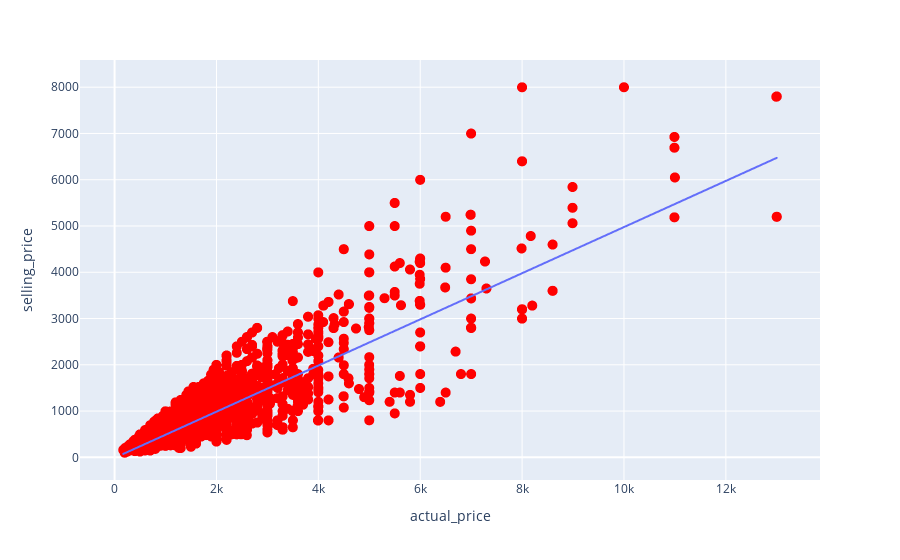

The code cell stored with this chart in its notebook:
### Code cell
fig=px.scatter(high_selling_price_df, y='selling_price',
       x= 'actual_price', hover_name='title', trendline='ols')
fig.update_traces(marker=dict(size=10,color='red'),
                   selector=dict(mode='markers'))

### Figure 1 — Plotly figure (JSON) as saved in the notebook; plotly's stock layout.template omitted (floating-point values rounded to 4 significant figures; data arrays with more than 128 entries replaced by an {"elided": "..."} marker saying what was removed)
{"data": [{"hovertemplate": "<b>%{hovertext}</b><br><br>actual_price=%{x}<br>selling_price=%{y}<extra></extra>", "hovertext": {"elided": "4579 str values"}, "legendgroup": "", "marker": {"color": "red", "size": 10, "symbol": "circle"}, "mode": "markers", "name": "", "showlegend": false, "type": "scattergl", "x": {"elided": "4579 int values"}, "xaxis": "x", "y": {"elided": "4579 int values"}, "yaxis": "y"}, {"hovertemplate": "<b>OLS trendline</b><br>selling_price = 0.498808 * actual_price + -11.1478<br>R<sup>2</sup>=0.727631<br><br>actual_price=%{x}<br>selling_price=%{y} <b>(trend)</b><extra></extra>", "legendgroup": "", "marker": {"color": "#636efa", "symbol": "circle"}, "mode": "lines", "name": "", "showlegend": false, "type": "scattergl", "x": {"elided": "4427 int values"}, "xaxis": "x", "y": {"elided": "4427 float values"}, "yaxis": "y"}], "layout": {"legend": {"tracegroupgap": 0}, "margin": {"t": 60}, "xaxis": {"anchor": "y", "domain": [0, 1], "title": {"text": "actual_price"}}, "yaxis": {"anchor": "x", "domain": [0, 1], "title": {"text": "selling_price"}}}}
